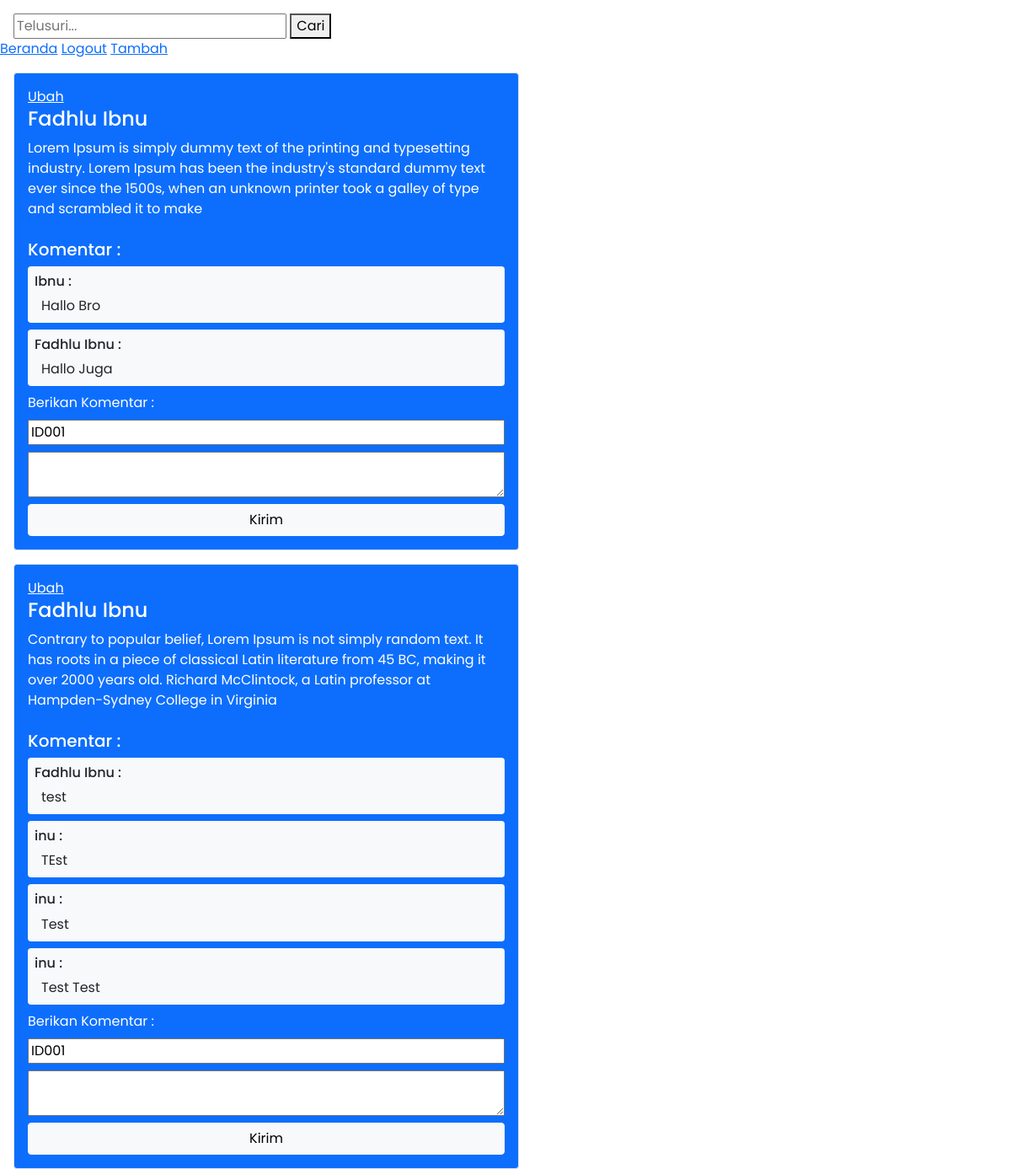
Screenshot of /dashboard/index.php (signed in) with the database file from the repository.
### tables this page shows
CREATE TABLE `postingan` (
  `id_post` int(11) NOT NULL,
  `id_user` char(20) NOT NULL,
  `post` text NOT NULL,
  `gambar` varchar(200) NOT NULL
);

CREATE TABLE `user` (
  `id` int(11) NOT NULL,
  `id_user` char(20) NOT NULL,
  `username` char(20) NOT NULL,
  `password` char(20) NOT NULL
);

CREATE TABLE `comments` (
  `id_comments` int(11) NOT NULL,
  `id_post` int(11) NOT NULL,
  `id_user` char(20) NOT NULL,
  `comments` text NOT NULL
);

### dashboard/index.php (the view, shortened to what this page needs)
<?php
include '../koneksi.php';
$id_user = $_SESSION['masuk'];
$query = mysqli_query($conn, "SELECT * FROM postingan WHERE id_user='$id_user'");
?>
<!doctype html>
<html lang="en">
<head>
    <link href="https://cdn.jsdelivr.net/npm/bootstrap@5.0.2/dist/css/bootstrap.min.css" rel="stylesheet">
    <link rel="stylesheet" href="../style.css">
</head>
<body>
    <form action="" method="post" class="ms-3 mt-3" style="width: 50%;">
        <input type="search" name="key" id="cari" placeholder="Telusuri..." autocomplete="off">
        <button type="submit" name="cari">Cari</button>
    </form>
    <a href="../">Beranda</a>
    <a href="../logout.php">Logout</a>
    <a href="tambah.php">Tambah</a>
    <?php
    while ($data = mysqli_fetch_assoc($query)) : ?>
        <div id="<?php echo $data['id_post'] ?>" class="mt-3 ms-3 bg-primary border p-3 text-white rounded" style="width: 50%;">
            <?php
            $getUser = $data['id_user'];
            ?>
            <a href="ubah.php?id_post=<?php echo $data['id_post'] ?>" class="text-white">Ubah</a>
            <?php
            $query_user = mysqli_query($conn, "SELECT username FROM user WHERE id_user='$getUser'");
            $user_result = mysqli_fetch_assoc($query_user);
            ?>
            <h4><?php echo $user_result['username'] ?></h4>
            <p><?php echo $data['post'] ?></p>
            <h5>Komentar :</h5>
            <?php
            $id_post = $data['id_post'];
            $query_com = mysqli_query($conn, "SELECT * FROM comments WHERE id_post=$id_post");
            while ($comm = mysqli_fetch_assoc($query_com)) : ?>
                <div class="bg-light mb-2 text-dark p-2 rounded">
                    <?php
                    $getUserCom = $comm['id_user'];
                    $query_user_com = mysqli_query($conn, "SELECT username FROM user WHERE id_user='$getUserCom'");
                    $user_result = mysqli_fetch_assoc($query_user_com);
                    ?>
                    <h6><?php echo $user_result['username'] ?> :</h6>
                    <div class="ms-2">
                        <p><?php echo $comm['comments'] ?></p>
                    </div>
                </div>
            <?php endwhile; ?>
            <form action="" method="POST" class="d-flex flex-column">
                <label for="komentar<?php echo $data['id_post'] ?>">Berikan Komentar :</label>
                <input class="mt-2" type="text" name="id_user" value="<?php echo $_SESSION['masuk'] ?>">
                <textarea class="mt-2" name="komentar" id="komentar<?php echo $data['id_post'] ?>" required></textarea>
                <button type="submit" name="kirim" class="btn btn-light mt-2"> Kirim</button>
            </form>
        </div>
    <?php endwhile; ?>
</body>
</html>

### style.css (style rules this page uses)
body { font-family: "Poppins", sans-serif !important; }
p { margin: 0; padding: 0; }

### rows the page displays
postingan: user.username "Fadhlu Ibnu", post "Lorem Ipsum is simply dummy text of the printing and typesetting industry. Lorem Ipsum has been the industry's standard dummy text ever since the 1500s, when an unknown printer took a galley of type and scrambled it to make"
comments: user.username "Ibnu", comments "Hallo Bro"
comments: user.username "Fadhlu Ibnu", comments "Hallo Juga"
postingan: user.username "Fadhlu Ibnu", post "Contrary to popular belief, Lorem Ipsum is not simply random text. It has roots in a piece of classical Latin literature from 45 BC, making it over 2000 years old. Richard McClintock, a Latin professor at Hampden-Sydney College in Virginia"
comments: user.username "Fadhlu Ibnu", comments "test"
comments: user.username "inu", comments "TEst"
comments: user.username "inu", comments "Test"
comments: user.username "inu", comments "Test Test"
